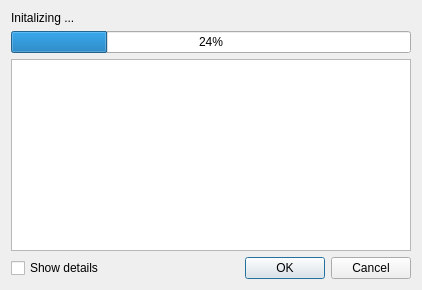
<?xml version="1.0" encoding="UTF-8"?>
<ui version="4.0">
 <class>SingleAppDialog</class>
 <widget class="QDialog" name="SingleAppDialog">
  <property name="geometry">
   <rect>
    <x>0</x>
    <y>0</y>
    <width>420</width>
    <height>168</height>
   </rect>
  </property>
  <property name="windowTitle">
   <string>Dialog</string>
  </property>
  <layout class="QGridLayout" name="gridLayout">
   <property name="sizeConstraint">
    <enum>QLayout::SetFixedSize</enum>
   </property>
   <item row="0" column="0">
    <layout class="QVBoxLayout" name="verticalLayout">
     <item>
      <widget class="QLabel" name="labelProgress">
       <property name="sizePolicy">
        <sizepolicy hsizetype="Preferred" vsizetype="Fixed">
         <horstretch>0</horstretch>
         <verstretch>0</verstretch>
        </sizepolicy>
       </property>
       <property name="text">
        <string>Initalizing ...</string>
       </property>
      </widget>
     </item>
     <item>
      <widget class="QProgressBar" name="progressBar">
       <property name="minimumSize">
        <size>
         <width>400</width>
         <height>0</height>
        </size>
       </property>
       <property name="value">
        <number>24</number>
       </property>
       <property name="alignment">
        <set>Qt::AlignCenter</set>
       </property>
      </widget>
     </item>
    </layout>
   </item>
   <item row="1" column="0">
    <widget class="QTextEdit" name="textProgress"/>
   </item>
   <item row="2" column="0">
    <layout class="QHBoxLayout" name="horizontalLayout">
     <item>
      <widget class="QCheckBox" name="chkDetails">
       <property name="text">
        <string>Show details</string>
       </property>
      </widget>
     </item>
     <item>
      <widget class="QDialogButtonBox" name="buttonBox">
       <property name="orientation">
        <enum>Qt::Horizontal</enum>
       </property>
       <property name="standardButtons">
        <set>QDialogButtonBox::Cancel|QDialogButtonBox::Ok</set>
       </property>
      </widget>
     </item>
    </layout>
   </item>
  </layout>
 </widget>
 <resources/>
 <connections>
  <connection>
   <sender>buttonBox</sender>
   <signal>accepted()</signal>
   <receiver>SingleAppDialog</receiver>
   <slot>accept()</slot>
   <hints>
    <hint type="sourcelabel">
     <x>338</x>
     <y>156</y>
    </hint>
    <hint type="destinationlabel">
     <x>157</x>
     <y>167</y>
    </hint>
   </hints>
  </connection>
  <connection>
   <sender>buttonBox</sender>
   <signal>rejected()</signal>
   <receiver>SingleAppDialog</receiver>
   <slot>reject()</slot>
   <hints>
    <hint type="sourcelabel">
     <x>390</x>
     <y>157</y>
    </hint>
    <hint type="destinationlabel">
     <x>286</x>
     <y>167</y>
    </hint>
   </hints>
  </connection>
  <connection>
   <sender>chkDetails</sender>
   <signal>toggled(bool)</signal>
   <receiver>textProgress</receiver>
   <slot>setVisible(bool)</slot>
   <hints>
    <hint type="sourcelabel">
     <x>32</x>
     <y>150</y>
    </hint>
    <hint type="destinationlabel">
     <x>73</x>
     <y>98</y>
    </hint>
   </hints>
  </connection>
 </connections>
</ui>
